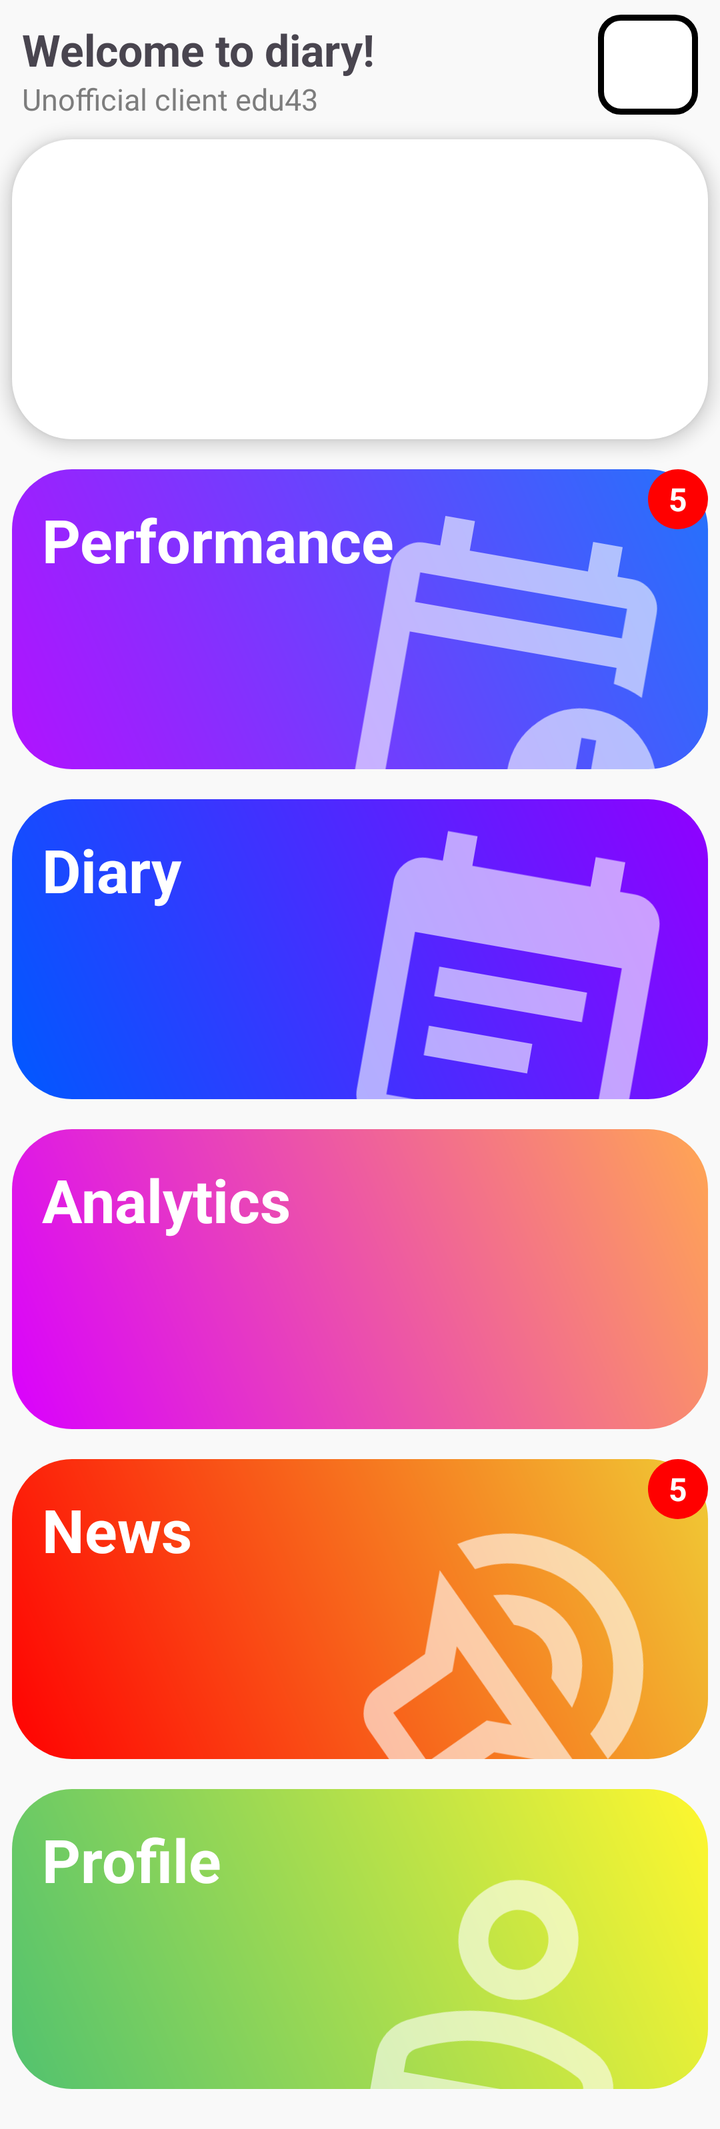
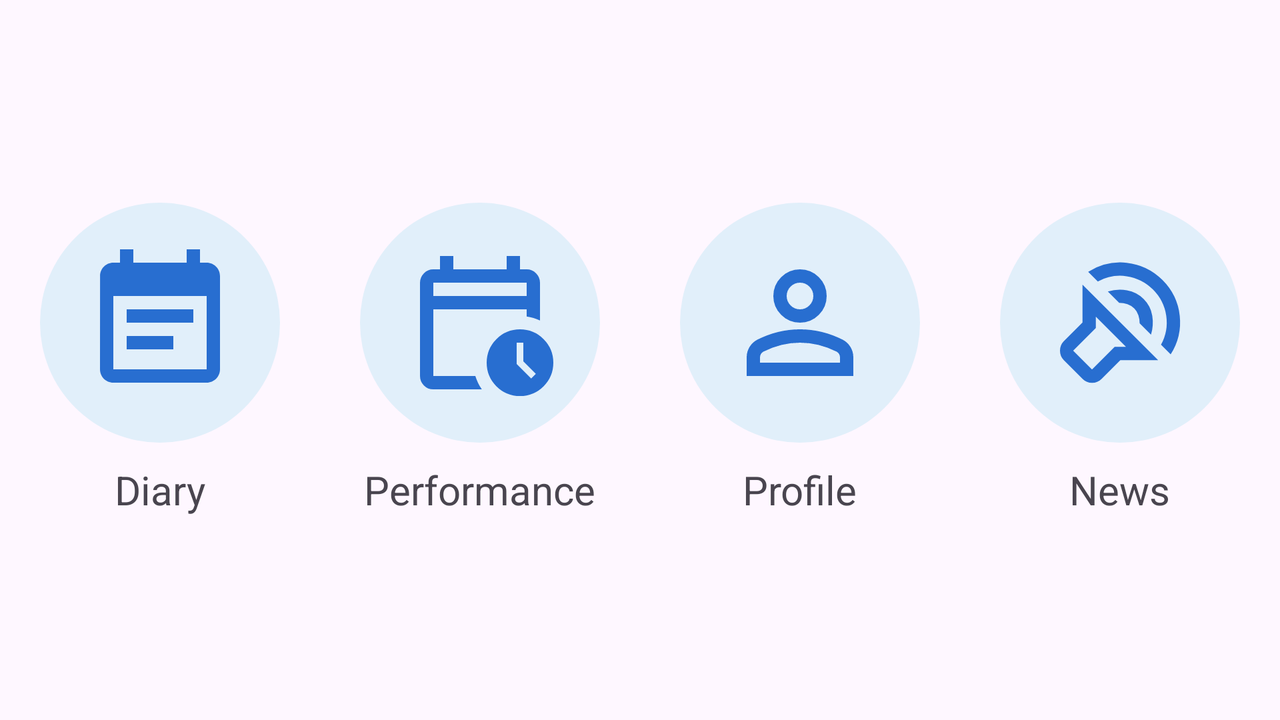

Compare how this app lays out the same screen by default and in its alternative resource folder. The renders come first, then the two layout files and the values they reference.
<!-- AndroidManifest.xml: application theme Theme.DiaryForStudents -->
<!-- res/layout/fragment_menu.xml -->
<?xml version="1.0" encoding="utf-8"?>
<ScrollView xmlns:android="http://schemas.android.com/apk/res/android"
    xmlns:app="http://schemas.android.com/apk/res-auto"
    xmlns:tools="http://schemas.android.com/tools"
    android:layout_width="match_parent"
    android:layout_height="match_parent"
    android:background="@color/background"
    android:gravity="center"
    android:orientation="vertical">

    <LinearLayout
        android:layout_width="match_parent"
        android:layout_height="wrap_content"
        android:layout_marginTop="5dp"
        android:clipToPadding="false"
        android:orientation="vertical"
        android:paddingHorizontal="6dp">

        <LinearLayout
            android:layout_width="match_parent"
            android:layout_height="wrap_content"
            android:layout_marginStart="5dp"
            android:orientation="horizontal">

            <LinearLayout
                android:layout_width="0dp"
                android:layout_height="wrap_content"
                android:layout_weight="1"
                android:orientation="vertical">

                <LinearLayout
                    android:layout_width="match_parent"
                    android:layout_height="wrap_content"
                    android:orientation="horizontal">

                    <TextView
                        android:layout_width="wrap_content"
                        android:layout_height="wrap_content"
                        android:layout_marginTop="5dp"
                        android:text="@string/diary_title"
                        android:textSize="22sp"
                        android:textStyle="bold" />

                    <ProgressBar
                        android:id="@+id/progressBar"
                        android:layout_width="30dp"
                        android:layout_height="30dp"
                        android:layout_marginStart="5dp"
                        android:layout_gravity="center"/>

                </LinearLayout>



                <TextView
                    android:layout_width="match_parent"
                    android:layout_height="wrap_content"
                    android:text="@string/diary_subtitle"
                    android:textColor="@color/dark_gray"
                    android:textSize="15sp" />

            </LinearLayout>

            <ImageButton
                android:id="@+id/settingsButton"
                android:layout_width="50dp"
                android:layout_height="50dp"
                android:layout_gravity="center"
                android:layout_marginEnd="5dp"
                android:background="@drawable/settings_button"
                android:padding="5dp"
                android:scaleType="fitCenter"
                android:src="@drawable/settings_24"
                app:tint="@color/blue" />

        </LinearLayout>

        <androidx.viewpager2.widget.ViewPager2
            android:id="@+id/lessonsViewPager"
            android:layout_width="match_parent"
            android:layout_height="150dp"
            android:layout_marginTop="10dp"
            android:layout_marginBottom="5dp"
            android:background="@drawable/menu_lessons"
            android:elevation="5dp"
            android:visibility="gone"
            tools:visibility="visible" />

        <FrameLayout
            android:id="@+id/performanceButton"
            android:layout_width="match_parent"
            android:layout_height="150dp"
            android:layout_marginTop="10dp"
            android:layout_marginBottom="5dp"
            android:background="@drawable/menu_button_2">

            <ImageView
                android:layout_width="180dp"
                android:layout_height="180dp"
                android:layout_gravity="end"
                android:layout_marginTop="15dp"
                android:layout_marginEnd="10dp"
                android:alpha=".6"
                android:rotation="10"
                android:src="@drawable/performance_24"
                app:tint="@color/white" />

            <TextView
                android:layout_width="match_parent"
                android:layout_height="wrap_content"
                android:padding="15dp"
                android:text="@string/performance"
                android:textColor="@color/white"
                android:textSize="30sp"
                android:textStyle="bold" />

            <TextView
                android:id="@+id/newMarksCounter"
                android:layout_width="30dp"
                android:layout_height="30dp"
                android:layout_gravity="end"
                android:background="@drawable/round_button"
                android:backgroundTint="@color/red"
                android:gravity="center"
                android:textColor="@color/white"
                android:textSize="16sp"
                android:textStyle="bold"
                android:visibility="gone"
                tools:text="5"
                tools:visibility="visible" />

        </FrameLayout>

        <FrameLayout
            android:id="@+id/diaryButton"
            android:layout_width="match_parent"
            android:layout_height="150dp"
            android:layout_marginTop="10dp"
            android:layout_marginBottom="5dp"
            android:background="@drawable/menu_button">

            <ImageView
                android:layout_width="180dp"
                android:layout_height="180dp"
                android:layout_gravity="end"
                android:layout_marginTop="15dp"
                android:layout_marginEnd="10dp"
                android:alpha=".6"
                android:rotation="10"
                android:src="@drawable/baseline_diary_24"
                app:tint="@color/white" />

            <TextView
                android:layout_width="match_parent"
                android:layout_height="wrap_content"
                android:padding="15dp"
                android:text="@string/diary"
                android:textColor="@color/white"
                android:textSize="30sp"
                android:textStyle="bold" />

        </FrameLayout>

        <FrameLayout
            android:id="@+id/analyticsButton"
            android:layout_width="match_parent"
            android:layout_height="150dp"
            android:layout_marginTop="10dp"
            android:layout_marginBottom="5dp"
            android:background="@drawable/menu_button_3">

            <ImageView
                android:layout_width="180dp"
                android:layout_height="180dp"
                android:layout_gravity="end"
                android:layout_marginTop="15dp"
                android:layout_marginEnd="10dp"
                android:alpha=".6"
                android:rotation="10"
                android:src="@drawable/analytics_24"
                app:tint="@color/white" />

            <TextView
                android:layout_width="match_parent"
                android:layout_height="wrap_content"
                android:padding="15dp"
                android:text="@string/analytics"
                android:textColor="@color/white"
                android:textSize="30sp"
                android:textStyle="bold" />

        </FrameLayout>

        <FrameLayout
            android:id="@+id/newsButton"
            android:layout_width="match_parent"
            android:layout_height="150dp"
            android:layout_marginTop="10dp"
            android:layout_marginBottom="5dp"
            android:background="@drawable/menu_button_5">

            <ImageView
                android:layout_width="180dp"
                android:layout_height="180dp"
                android:layout_gravity="end"
                android:layout_marginTop="15dp"
                android:layout_marginEnd="10dp"
                android:alpha=".6"
                android:rotation="10"
                android:src="@drawable/base_news_24"
                app:tint="@color/white" />

            <TextView
                android:layout_width="match_parent"
                android:layout_height="wrap_content"
                android:padding="15dp"
                android:text="@string/news"
                android:textColor="@color/white"
                android:textSize="30sp"
                android:textStyle="bold" />

            <TextView
                android:id="@+id/newNewsCounter"
                android:layout_width="30dp"
                android:layout_height="30dp"
                android:layout_gravity="end"
                android:background="@drawable/round_button"
                android:backgroundTint="@color/red"
                android:gravity="center"
                android:textColor="@color/white"
                android:textSize="16sp"
                android:textStyle="bold"
                android:visibility="gone"
                tools:text="5"
                tools:visibility="visible" />

        </FrameLayout>

        <FrameLayout
            android:id="@+id/profileButton"
            android:layout_width="match_parent"
            android:layout_height="150dp"
            android:layout_marginTop="10dp"
            android:layout_marginBottom="20dp"
            android:background="@drawable/menu_button_4">

            <ImageView
                android:layout_width="180dp"
                android:layout_height="180dp"
                android:layout_gravity="end"
                android:layout_marginTop="15dp"
                android:layout_marginEnd="10dp"
                android:alpha=".6"
                android:rotation="10"
                android:src="@drawable/profile_24"
                app:tint="@color/white" />

            <TextView
                android:layout_width="match_parent"
                android:layout_height="wrap_content"
                android:padding="15dp"
                android:text="@string/profile"
                android:textColor="@color/white"
                android:textSize="30sp"
                android:textStyle="bold" />

        </FrameLayout>

    </LinearLayout>

</ScrollView>
<!-- resources referenced by this layout -->
<resources>
  <color name="background">#F9F9F9</color>
  <color name="blue">#286ED0</color>
  <color name="dark_gray">#7D7D7D</color>
  <color name="red">#FF0000</color>
  <color name="white">#FFFFFFFF</color>
  <!-- drawable menu_button (drawable) -->
  <?xml version="1.0" encoding="utf-8"?>
  <shape xmlns:android="http://schemas.android.com/apk/res/android"
      android:shape="rectangle">
  
      <gradient
          android:angle="225"
          android:endColor="#0059FF"
          android:startColor="#9000FF"
          android:type="linear" />
  
      <corners android:radius="30dp" />
  
  </shape>
  <!-- drawable menu_button_2 (drawable) -->
  <?xml version="1.0" encoding="utf-8"?>
  <shape xmlns:android="http://schemas.android.com/apk/res/android"
      android:shape="rectangle">
  
      <gradient
          android:angle="225"
          android:endColor="#B112FF"
          android:startColor="#2472fc"
          android:type="linear" />
  
      <corners android:radius="30dp" />
  
  </shape>
  <!-- drawable menu_button_3 (drawable) -->
  <?xml version="1.0" encoding="utf-8"?>
  <shape xmlns:android="http://schemas.android.com/apk/res/android"
      android:shape="rectangle">
  
      <gradient
          android:angle="225"
          android:endColor="#D900FF"
          android:startColor="#FFA653"
          android:type="linear" />
  
      <corners android:radius="30dp" />
  
  </shape>
  <!-- drawable menu_button_4 (drawable) -->
  <?xml version="1.0" encoding="utf-8"?>
  <shape xmlns:android="http://schemas.android.com/apk/res/android"
      android:shape="rectangle">
  
      <gradient
          android:angle="225"
          android:endColor="#51c26f"
          android:startColor="#FFF72E"
          android:type="linear" />
  
      <corners android:radius="30dp" />
  
  </shape>
  <!-- drawable menu_button_5 (drawable) -->
  <?xml version="1.0" encoding="utf-8"?>
  <shape xmlns:android="http://schemas.android.com/apk/res/android"
      android:shape="rectangle">
  
      <gradient
          android:angle="225"
          android:endColor="#FF0102"
          android:startColor="#F0CB35"
          android:type="linear" />
  
      <corners android:radius="30dp" />
  
  </shape>
  <!-- drawable menu_lessons (drawable) -->
  <?xml version="1.0" encoding="utf-8"?>
  <shape xmlns:android="http://schemas.android.com/apk/res/android"
      android:shape="rectangle">
  
      <solid android:color="@color/light_background" />
  
      <corners android:radius="30dp" />
  
  </shape>
  <!-- drawable round_button (drawable) -->
  <?xml version="1.0" encoding="utf-8"?>
  <selector xmlns:android="http://schemas.android.com/apk/res/android">
      <item android:state_pressed="false">
          <shape android:shape="oval">
              <solid android:color="@color/back_blue"/>
          </shape>
      </item>
      <item android:state_pressed="true">
          <shape android:shape="oval">
              <solid android:color="@color/back_blue"/>
          </shape>
      </item>
  </selector>
  <!-- drawable settings_button (drawable) -->
  <?xml version="1.0" encoding="utf-8"?>
  <shape xmlns:android="http://schemas.android.com/apk/res/android"
      android:shape="rectangle">
  
      <solid android:color="@color/light_background" />
  
      <corners android:radius="10dp" />
  
      <stroke
          android:width="3dp"
          android:color="@color/settings_button" />
  
  </shape>
  <string name="analytics">Analytics</string>
  <string name="diary">Diary</string>
  <string name="diary_subtitle">Unofficial client edu43</string>
  <string name="diary_title">Welcome to diary!</string>
  <string name="news">News</string>
  <string name="performance">Performance</string>
  <string name="profile">Profile</string>
  <style name="Theme.DiaryForStudents" parent="Base.Theme.DiaryForStudents" />
  <color name="light_background">#FFFFFF</color>
  <color name="back_blue">#e1effa</color>
  <style name="Base.Theme.DiaryForStudents" parent="Theme.Material3.DayNight.NoActionBar">
          <item name="colorPrimary">@color/blue</item>
      </style>
</resources>
<!-- res/layout-land/fragment_menu.xml (the repository's variant of the layout above) -->
<!-- drawn on the phone turned sideways -->
<?xml version="1.0" encoding="utf-8"?>
<LinearLayout xmlns:android="http://schemas.android.com/apk/res/android"
    style="@style/Background"
    android:layout_width="match_parent"
    android:layout_height="match_parent"
    android:gravity="center"
    android:orientation="horizontal">

    <LinearLayout
        android:id="@+id/diaryButton"
        android:layout_width="wrap_content"
        android:layout_height="wrap_content"
        android:layout_marginHorizontal="20dp"
        android:gravity="center"
        android:orientation="vertical">

        <ImageView
            android:layout_width="120dp"
            android:layout_height="120dp"
            android:background="@drawable/round_button"
            android:padding="20dp"
            android:src="@drawable/baseline_diary_24" />

        <TextView
            style="@style/MenuText"
            android:layout_width="wrap_content"
            android:layout_height="wrap_content"
            android:layout_marginTop="10dp"
            android:text="@string/diary"
            android:textSize="20sp" />
    </LinearLayout>

    <LinearLayout
        android:id="@+id/performanceButton"
        android:layout_width="wrap_content"
        android:layout_height="wrap_content"
        android:layout_marginHorizontal="20dp"
        android:gravity="center"
        android:orientation="vertical">

        <ImageView
            android:layout_width="120dp"
            android:layout_height="120dp"
            android:background="@drawable/round_button"
            android:padding="20dp"
            android:src="@drawable/performance_24" />

        <TextView
            style="@style/MenuText"
            android:layout_width="wrap_content"
            android:layout_height="wrap_content"
            android:layout_marginTop="10dp"
            android:text="@string/performance"
            android:textSize="20sp" />

    </LinearLayout>

    <LinearLayout
        android:id="@+id/profileButton"
        android:layout_width="wrap_content"
        android:layout_height="wrap_content"
        android:layout_marginHorizontal="20dp"
        android:gravity="center"
        android:orientation="vertical">

        <ImageView
            android:layout_width="120dp"
            android:layout_height="120dp"
            android:background="@drawable/round_button"
            android:padding="20dp"
            android:src="@drawable/profile_24" />

        <TextView
            style="@style/MenuText"
            android:layout_width="wrap_content"
            android:layout_height="wrap_content"
            android:layout_marginTop="10dp"
            android:text="@string/profile"
            android:textSize="20sp" />

    </LinearLayout>

    <LinearLayout
        android:id="@+id/newsButton"
        android:layout_width="wrap_content"
        android:layout_height="wrap_content"
        android:layout_marginHorizontal="20dp"
        android:gravity="center"
        android:orientation="vertical">

        <ImageView
            android:layout_width="120dp"
            android:layout_height="120dp"
            android:background="@drawable/round_button"
            android:padding="20dp"
            android:src="@drawable/base_news_24" />

        <TextView
            style="@style/MenuText"
            android:layout_width="wrap_content"
            android:layout_height="wrap_content"
            android:layout_marginTop="10dp"
            android:text="@string/news"
            android:textSize="20sp" />

    </LinearLayout>

</LinearLayout>
<!-- resources referenced by the variant -->
<!-- as the phone turned sideways resolves them -->
<resources>
  <!-- drawable base_news_24 (drawable) -->
  <vector xmlns:android="http://schemas.android.com/apk/res/android"
      android:width="24dp"
      android:height="24dp"
      android:viewportWidth="960"
      android:viewportHeight="960">
    <path
        android:fillColor="@color/blue"
        android:pathData="M709,705L482,705L369,818q-23,23 -56.5,23T256,818L143,705q-23,-23 -23,-57t23,-57l112,-112v-227l454,453ZM516,625L335,444v68L199,648l113,113 136,-136h68ZM289,175q107,-68 231.5,-54.5T735,224q90,90 103.5,214.5T784,670l-58,-58q45,-82 31.5,-173.5T678,281q-66,-66 -157.5,-79.5T347,233l-58,-58ZM407,293q57,-17 115,-7t100,52q42,42 51.5,99.5T666,552l-68,-68q0,-25 -7.5,-48.5T566,395q-18,-18 -41.5,-26t-49.5,-8l-68,-68ZM358,602Z"/>
  </vector>
  <!-- drawable baseline_diary_24 (drawable) -->
  <vector android:autoMirrored="true" android:height="24dp"
      android:tint="@color/blue" android:viewportHeight="24"
      android:viewportWidth="24" android:width="24dp" xmlns:android="http://schemas.android.com/apk/res/android">
      <path android:fillColor="@android:color/white" android:pathData="M17,10L7,10v2h10v-2zM19,3h-1L18,1h-2v2L8,3L8,1L6,1v2L5,3c-1.11,0 -1.99,0.9 -1.99,2L3,19c0,1.1 0.89,2 2,2h14c1.1,0 2,-0.9 2,-2L21,5c0,-1.1 -0.9,-2 -2,-2zM19,19L5,19L5,8h14v11zM14,14L7,14v2h7v-2z"/>
  </vector>
  <!-- drawable performance_24 (drawable) -->
  <vector xmlns:android="http://schemas.android.com/apk/res/android"
      android:width="24dp"
      android:height="24dp"
      android:viewportWidth="960"
      android:viewportHeight="960">
    <path
        android:fillColor="@color/blue"
        android:pathData="M200,320h560v-80L200,240v80ZM200,320v-80,80ZM200,880q-33,0 -56.5,-23.5T120,800v-560q0,-33 23.5,-56.5T200,160h40v-80h80v80h320v-80h80v80h40q33,0 56.5,23.5T840,240v227q-19,-9 -39,-15t-41,-9v-43L200,400v400h252q7,22 16.5,42T491,880L200,880ZM720,920q-83,0 -141.5,-58.5T520,720q0,-83 58.5,-141.5T720,520q83,0 141.5,58.5T920,720q0,83 -58.5,141.5T720,920ZM787,815 L815,787 740,712v-112h-40v128l87,87Z"/>
  </vector>
  <!-- drawable profile_24 (drawable) -->
  <vector xmlns:android="http://schemas.android.com/apk/res/android"
      android:width="24dp"
      android:height="24dp"
      android:viewportWidth="960"
      android:viewportHeight="960">
    <path
        android:fillColor="@color/blue"
        android:pathData="M480,480q-66,0 -113,-47t-47,-113q0,-66 47,-113t113,-47q66,0 113,47t47,113q0,66 -47,113t-113,47ZM160,800v-112q0,-34 17.5,-62.5T224,582q62,-31 126,-46.5T480,520q66,0 130,15.5T736,582q29,15 46.5,43.5T800,688v112L160,800ZM240,720h480v-32q0,-11 -5.5,-20T700,654q-54,-27 -109,-40.5T480,600q-56,0 -111,13.5T260,654q-9,5 -14.5,14t-5.5,20v32ZM480,400q33,0 56.5,-23.5T560,320q0,-33 -23.5,-56.5T480,240q-33,0 -56.5,23.5T400,320q0,33 23.5,56.5T480,400ZM480,320ZM480,720Z"/>
  </vector>
  <!-- drawable round_button (drawable) -->
  <?xml version="1.0" encoding="utf-8"?>
  <selector xmlns:android="http://schemas.android.com/apk/res/android">
      <item android:state_pressed="false">
          <shape android:shape="oval">
              <solid android:color="@color/back_blue"/>
          </shape>
      </item>
      <item android:state_pressed="true">
          <shape android:shape="oval">
              <solid android:color="@color/back_blue"/>
          </shape>
      </item>
  </selector>
  <string name="diary">Diary</string>
  <string name="news">News</string>
  <string name="performance">Performance</string>
  <string name="profile">Profile</string>
  <style name="Theme.DiaryForStudents" parent="Base.Theme.DiaryForStudents" />
  <color name="blue">#286ED0</color>
  <color name="back_blue">#e1effa</color>
  <style name="Base.Theme.DiaryForStudents" parent="Theme.Material3.DayNight.NoActionBar">
          <item name="colorPrimary">@color/blue</item>
      </style>
</resources>
